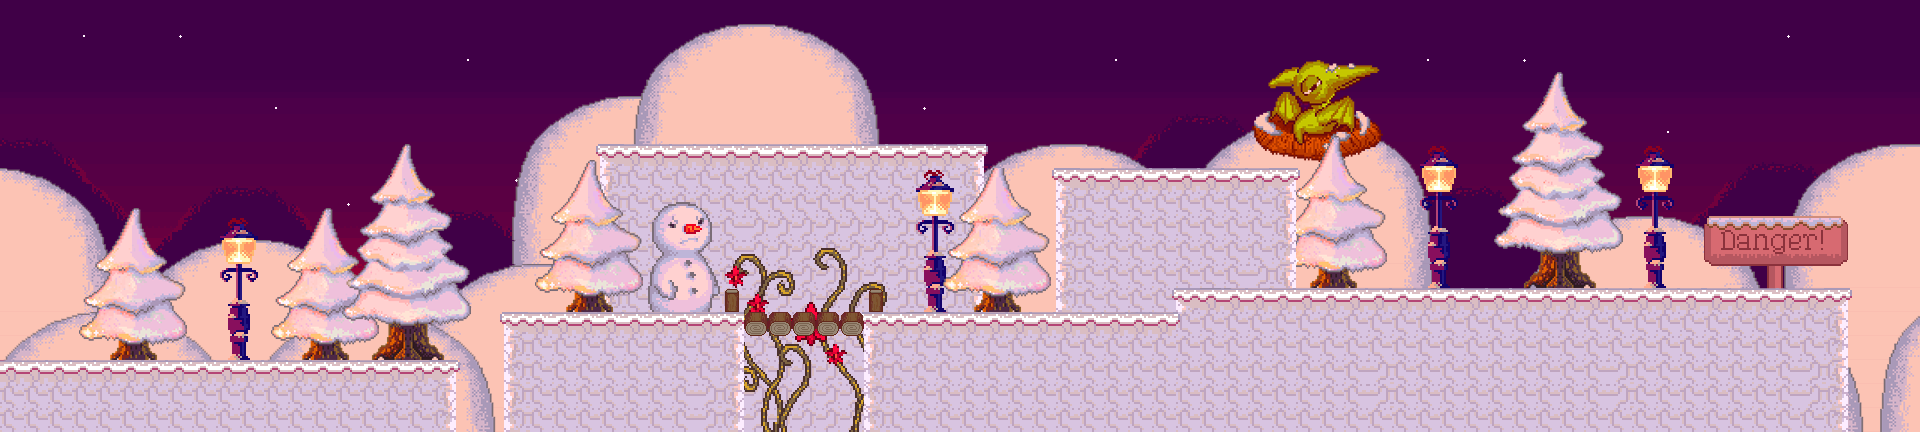

A 2D game scene composited from a Tiled map and its tileset images. What follows is a short description and the map's XML, with each tile layer's data collapsed to a summary:
An orthogonal 80x18 tile map with 24x24 px tiles, 7 tile layers (sky, background moutain, mountains2, mountains, ...) and 6 objects.

<map version="1.0" orientation="orthogonal" width="80" height="18" tilewidth="24" tileheight="24">
 <tileset firstgid="1" name="winterwonderland" tilewidth="24" tileheight="24">
  <image source="winterwonderland.png" width="480" height="744" />
 </tileset>
 <layer name="sky" width="80" height="18">
  <data>[1440 cells, 1440 non-empty, 15 distinct tile ids]</data>
 </layer>
 <layer name="background moutain" width="80" height="18">
  <data>[1440 cells, 466 non-empty, 69 distinct tile ids]</data>
 </layer>
 <layer name="mountains2" width="80" height="18">
  <data>[1440 cells, 813 non-empty, 66 distinct tile ids]</data>
 </layer>
 <layer name="mountains" width="80" height="18">
  <data>[1440 cells, 480 non-empty, 67 distinct tile ids]</data>
 </layer>
 <layer name="background" width="80" height="18">
  <data>[1440 cells, 599 non-empty, 72 distinct tile ids]</data>
 </layer>
 <layer name="foreground" width="80" height="18">
  <data>[1440 cells, 308 non-empty, 167 distinct tile ids]</data>
 </layer>
 <layer name="trees" width="80" height="18">
  <data>[1440 cells, 90 non-empty, 86 distinct tile ids]</data>
 </layer>
 <objectgroup name="floor" width="80" height="18">
  <object x="0" y="360" width="456" height="72" />
  <object x="504" y="312" width="672" height="120" />
  <object x="1176" y="288" width="672" height="144" />
 </objectgroup>
 <objectgroup name="platform" width="80" height="18">
  <object x="1056" y="168" width="240" height="24" />
  <object x="600" y="144" width="384" height="24" />
  <object x="1704" y="216" width="144" height="24" />
 </objectgroup>
 <objectgroup name="nodes" width="80" height="18" />
</map>
